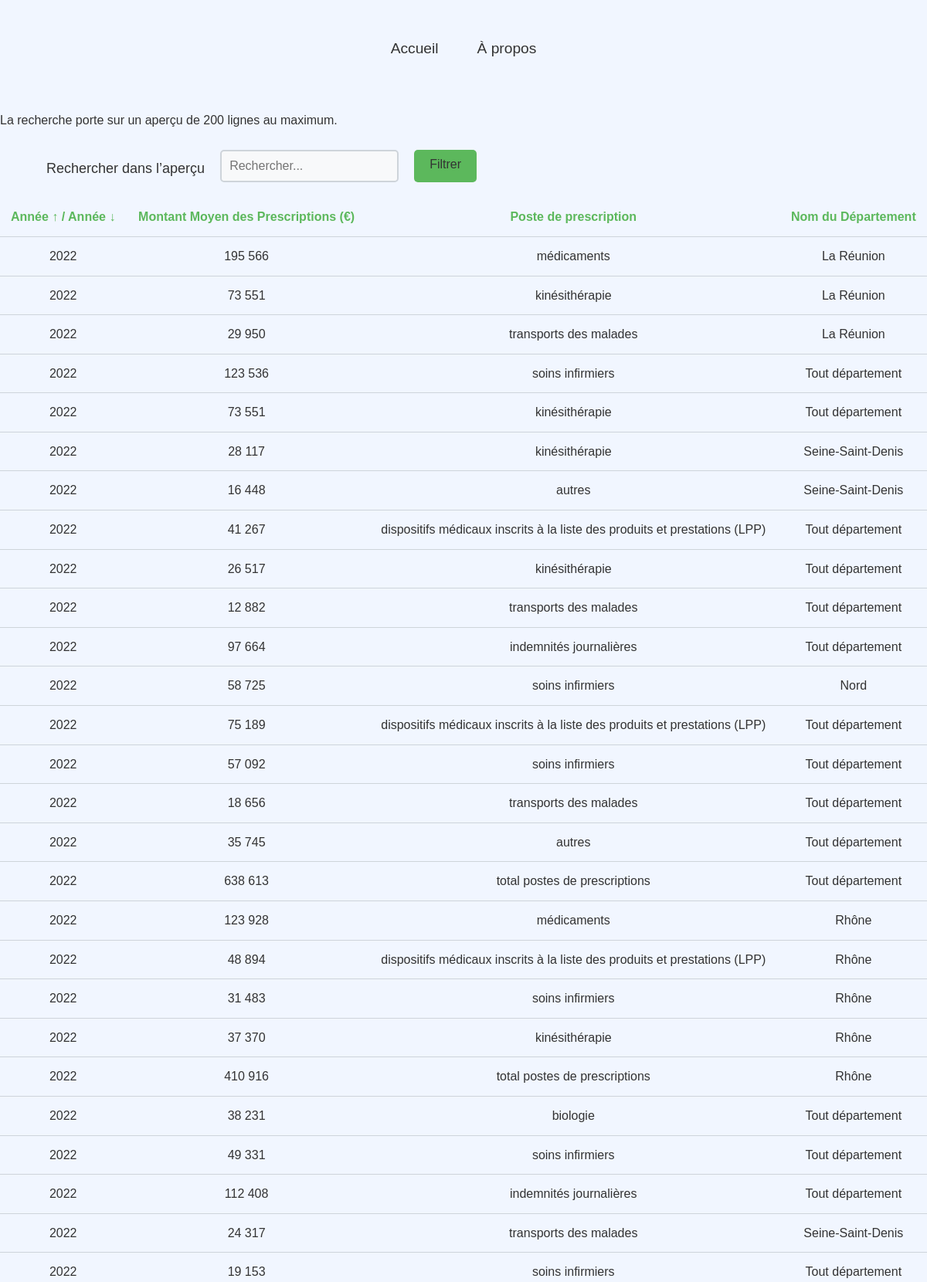
The app's page /afficher_prescriptions (upper part) with its own data.
### tables this page shows
CREATE TABLE Prescriptions (
	Id_Prescription INTEGER NOT NULL,
	Annee INTEGER NOT NULL,
	Profession_sante TEXT NOT NULL,
	Num_Departement ANY NOT NULL,
	libelle_poste_prescription TEXT NOT NULL,
	poste_prescription ANY NOT NULL,
	montant_moyen_prescription ANY NOT NULL,
	montant_total_prescription ANY NOT NULL,
	montant_moyen_prescription_integer INTEGER,
	montant_total_prescription_integer INTEGER,
	Id_Region INT,
	CONSTRAINT Id_Prescription PRIMARY KEY (Id_Prescription),
	CONSTRAINT Prescriptions_Departements_FK FOREIGN KEY (Num_Departement) REFERENCES Departements(Num_Departement),
	CONSTRAINT Prescriptions_ProfessionsSante_FK FOREIGN KEY (Profession_sante) REFERENCES ProfessionsSante(Profession_sante),
	CONSTRAINT Prescriptions_Regions_FK FOREIGN KEY (Id_Region) REFERENCES Regions(Id_Region)
);

CREATE TABLE Departements (
	Num_Departement ANY NOT NULL,
	Id_Region INTEGER NOT NULL,
	libelle_departement TEXT NOT NULL,
	CONSTRAINT Id_Departement PRIMARY KEY (Num_Departement),
	CONSTRAINT Departements_Regions_FK FOREIGN KEY (Id_Region) REFERENCES Regions(Id_Region)
);

### app.py (the view)
@app.route('/afficher_prescriptions', methods=['GET'])
def afficher_prescriptions():
    annee_min = request.args.get('annee_min', type=int)
    annee_max = request.args.get('annee_max', type=int)
    search_query = request.args.get('search', '').lower()
    order_annee = request.args.get('order_annee', default='asc', type=str)
    Prescriptions = db.visualiser_table()
    Prescriptions['Id_Prescription'] = Prescriptions['Id_Prescription'].astype(int)
    Prescriptions['Annee'] = Prescriptions['Annee'].astype(int)
    if annee_min:
        Prescriptions = Prescriptions[Prescriptions['Annee'] >= annee_min]
    if annee_max:
        Prescriptions = Prescriptions[Prescriptions['Annee'] <= annee_max]
    if search_query and not Prescriptions.empty:
        Prescriptions = Prescriptions[Prescriptions.apply(
            lambda row: any(search_query in str(val).lower() for val in row.astype(str).values), axis=1)
        ]
    if order_annee == 'asc':
        Prescriptions = Prescriptions.sort_values(by='Annee', ascending=True)
    else:
        Prescriptions = Prescriptions.sort_values(by='Annee', ascending=False)
    Prescriptions['montant_moyen_prescription'] = Prescriptions['montant_moyen_prescription'].apply(
        lambda x: f"{float(x):,.0f}".replace(',', ' ') if isinstance(x, (int, float)) else x
    )
    return render_template(
        'afficher_prescriptions.html',
        Prescriptions=Prescriptions.drop(columns=['Num_Departement']).to_dict(orient='records'),
        annee_min=annee_min,
        annee_max=annee_max,
        search=search_query,
        order_annee=order_annee
    )

### model/db.py (called while the page is built)
def connect_db():
    return sqlite3.connect(db_path.as_uri() + "?mode=ro", uri=True)

def visualiser_table():
    conn = connect_db()  # Connexion à la base de données
    query = """
    SELECT
        p.*,
        d.libelle_departement

    FROM
        Prescriptions p
    INNER JOIN
        Departements d
    ON
        p.Num_Departement = d.Num_Departement
    ORDER BY p.Id_Prescription
    LIMIT 200;

    """
    result = pd.read_sql_query(query, conn)
    conn.close()
    return result

### templates/afficher_prescriptions.html (shortened to what this page needs)
<!DOCTYPE html>
<html lang="fr">
<head>
    <link rel="stylesheet" href="{{ url_for('static', filename='styles.css') }}">
</head>
<body>
    <header>
        <div class="header">
            <nav class="nav-bar">
                <ul>
                    <li><a href="{{ url_for('accueil') }}">Accueil</a></li>
                    <li><a href="{{ url_for('apropos') }}">À propos</a></li>
                </ul>
            </nav>
        </div>
    </header>
    <div class="filter-container">
        <p>La recherche porte sur un aperçu de 200 lignes au maximum.</p>
        <form method="get" action="{{ url_for('afficher_prescriptions') }}">
            <label for="search">Rechercher dans l’aperçu</label>
            <input type="text" id="search" name="search" placeholder="Rechercher..." value="{{ search or '' }}">
            <button type="submit">Filtrer</button>
        </form>
    </div>
    <div class="table-container">
        <table>
            <thead>
                <tr>
                    <th>
                        <a href="{{ url_for('afficher_prescriptions', order_annee='asc', annee_min=annee_min, annee_max=annee_max, search=search) }}" class="{{ 'active' if order_annee == 'asc' else '' }}">
                            Année ↑
                        </a>
                        /
                        <a href="{{ url_for('afficher_prescriptions', order_annee='desc', annee_min=annee_min, annee_max=annee_max, search=search) }}" class="{{ 'active' if order_annee == 'desc' else '' }}">
                            Année ↓
                        </a>
                    </th>
                    <th>Montant Moyen des Prescriptions (€)</th>
                    <th>Poste de prescription</th>
                    <th>
                        <a href="{{ url_for('afficher_prescriptions')}}">
                            Nom du Département
                        </a>
                    </th>
                </tr>
            </thead>
            <tbody>
                {% for row in Prescriptions %}
                    <tr>
                        <td>{{ row['Annee'] }}</td>
                        <td>{{ row['montant_moyen_prescription'] }}</td>
                        <td>{{ row['libelle_poste_prescription'] }}</td>
                        <td>{{ row['libelle_departement'] }}</td>
                    </tr>
                {% else %}
                    <tr><td colspan="4">Aucune prescription ne correspond aux filtres dans cet aperçu.</td></tr>
                {% endfor %}
            </tbody>
        </table>
    </div>
</body>
</html>

### static/styles.css (style rules this page uses)
:root { --background-color: #f1f6ff; --text-color: #333333; --primary-color: #5cb85c; --secondary-color: #5bc0de; --card-background: #f8f9fa; --hover-background: #e9ecef; --border-color: #ced4da; }
body { margin: 0; padding: 0; font-family: 'SF Pro', Arial, sans-serif; background-color: var(--background-color); color: var(--text-color); line-height: 1.6; }
header { text-align: center; padding: 2rem 1rem; }
.nav-bar ul { list-style: none; padding: 0; display: flex; justify-content: center; gap: 20px; }
.nav-bar li { display: inline-block; }
.nav-bar a { text-decoration: none; color: var(--text-color); font-size: 1.2rem; padding: 10px 15px; border-radius: 5px; transition: background-color 0.3s ease, color 0.3s ease; }
form { display: flex; text-align: center; margin-left:30px; }
form label { font-size: 18px; color: var(--text-color); margin-top: 20px; margin-right: 20px; display: block; }
form label[for="search"] { margin-left: 30px; }
form button { display: flex; margin-left:20px; background-color: var(--primary-color); color: var(--text-color); padding: 10px 20px; font-size: 16px; border: none; border-radius: 5px; margin-top: 10px; cursor: pointer; transition: background-color 0.3s ease; }
input { padding: 10px; font-size: 16px; color: var(--text-color); border: 2px solid var(--border-color); border-radius: 5px; background-color: var(--card-background); transition: border-color 0.3s ease; margin-top: 10px; }
table { width: 100%; border-collapse: collapse; margin-top: 20px; }
th, td { text-align: left; padding: 12px; text-align: center; border-bottom: 1px solid var(--border-color); }
th { background-color: var(--background-color); color: var(--primary-color); }
th a { color: var(--primary-color); }
a { text-decoration: none; color: var(--text-color); }

### records on screen
Prescriptions: Annee "2022", montant_moyen_prescription "195 566", libelle_poste_prescription "médicaments", libelle_departement "La Réunion"
Prescriptions: Annee "2022", montant_moyen_prescription "73 551", libelle_poste_prescription "kinésithérapie", libelle_departement "La Réunion"
Prescriptions: Annee "2022", montant_moyen_prescription "29 950", libelle_poste_prescription "transports des malades", libelle_departement "La Réunion"
Prescriptions: Annee "2022", montant_moyen_prescription "123 536", libelle_poste_prescription "soins infirmiers", libelle_departement "Tout département"
Prescriptions: Annee "2022", montant_moyen_prescription "73 551", libelle_poste_prescription "kinésithérapie", libelle_departement "Tout département"
Prescriptions: Annee "2022", montant_moyen_prescription "28 117", libelle_poste_prescription "kinésithérapie", libelle_departement "Seine-Saint-Denis"
Prescriptions: Annee "2022", montant_moyen_prescription "16 448", libelle_poste_prescription "autres", libelle_departement "Seine-Saint-Denis"
Prescriptions: Annee "2022", montant_moyen_prescription "41 267", libelle_poste_prescription "dispositifs médicaux inscrits à la liste des produits et prestations (LPP)", libelle_departement "Tout département"
Prescriptions: Annee "2022", montant_moyen_prescription "26 517", libelle_poste_prescription "kinésithérapie", libelle_departement "Tout département"
Prescriptions: Annee "2022", montant_moyen_prescription "12 882", libelle_poste_prescription "transports des malades", libelle_departement "Tout département"
Prescriptions: Annee "2022", montant_moyen_prescription "97 664", libelle_poste_prescription "indemnités journalières", libelle_departement "Tout département"
Prescriptions: Annee "2022", montant_moyen_prescription "58 725", libelle_poste_prescription "soins infirmiers", libelle_departement "Nord"
Prescriptions: Annee "2022", montant_moyen_prescription "75 189", libelle_poste_prescription "dispositifs médicaux inscrits à la liste des produits et prestations (LPP)", libelle_departement "Tout département"
Prescriptions: Annee "2022", montant_moyen_prescription "57 092", libelle_poste_prescription "soins infirmiers", libelle_departement "Tout département"
Prescriptions: Annee "2022", montant_moyen_prescription "18 656", libelle_poste_prescription "transports des malades", libelle_departement "Tout département"
Prescriptions: Annee "2022", montant_moyen_prescription "35 745", libelle_poste_prescription "autres", libelle_departement "Tout département"
Prescriptions: Annee "2022", montant_moyen_prescription "638 613", libelle_poste_prescription "total postes de prescriptions", libelle_departement "Tout département"
Prescriptions: Annee "2022", montant_moyen_prescription "123 928", libelle_poste_prescription "médicaments", libelle_departement "Rhône"
Prescriptions: Annee "2022", montant_moyen_prescription "48 894", libelle_poste_prescription "dispositifs médicaux inscrits à la liste des produits et prestations (LPP)", libelle_departement "Rhône"
Prescriptions: Annee "2022", montant_moyen_prescription "31 483", libelle_poste_prescription "soins infirmiers", libelle_departement "Rhône"
Prescriptions: Annee "2022", montant_moyen_prescription "37 370", libelle_poste_prescription "kinésithérapie", libelle_departement "Rhône"
Prescriptions: Annee "2022", montant_moyen_prescription "410 916", libelle_poste_prescription "total postes de prescriptions", libelle_departement "Rhône"
Prescriptions: Annee "2022", montant_moyen_prescription "38 231", libelle_poste_prescription "biologie", libelle_departement "Tout département"
Prescriptions: Annee "2022", montant_moyen_prescription "49 331", libelle_poste_prescription "soins infirmiers", libelle_departement "Tout département"
Prescriptions: Annee "2022", montant_moyen_prescription "112 408", libelle_poste_prescription "indemnités journalières", libelle_departement "Tout département"
Prescriptions: Annee "2022", montant_moyen_prescription "24 317", libelle_poste_prescription "transports des malades", libelle_departement "Seine-Saint-Denis"
Prescriptions: Annee "2022", montant_moyen_prescription "19 153", libelle_poste_prescription "soins infirmiers", libelle_departement "Tout département"
